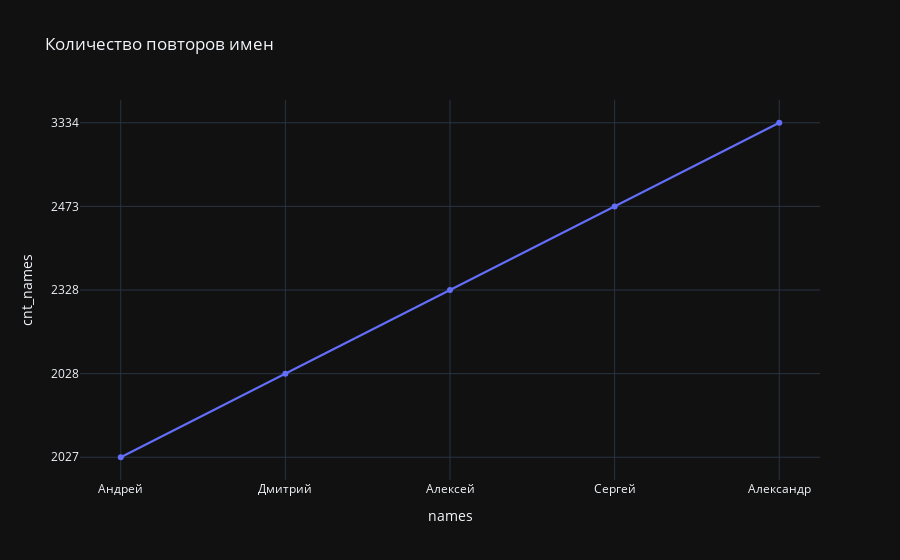

Write notebook code for a chart like this one.
### Code cell
# 'Количество повторов имен'

query = client.command("""
        SELECT names, COUNT(names) AS cnt_names FROM
        (
        SELECT SUBSTRING_INDEX(fullname, ' ', 1) AS names FROM Group_Members.example_table
        ) as t1
        GROUP BY names
        ORDER BY cnt_names DESC
        LIMIT 5;
""")

df = Create_DataFrames(query, ['names', 'cnt_names'])
df = df.sort_values('cnt_names')

fig = px.line(df,
             x='names',
             y='cnt_names',
             title='Количество повторов имен',
             template='plotly_dark', 
             markers=True
)

fig.show()

### Figure 1 — Plotly figure (JSON) as saved in the notebook; plotly's stock layout.template omitted (floating-point values rounded to 4 significant figures)
{"data": [{"hovertemplate": "names=%{x}<br>cnt_names=%{y}<extra></extra>", "legendgroup": "", "line": {"color": "#636efa", "dash": "solid"}, "marker": {"symbol": "circle"}, "mode": "lines+markers", "name": "", "orientation": "v", "showlegend": false, "type": "scatter", "x": ["Андрей", "Дмитрий", "Алексей", "Сергей", "Александр"], "xaxis": "x", "y": ["2027", "2028", "2328", "2473", "3334"], "yaxis": "y"}], "layout": {"legend": {"tracegroupgap": 0}, "title": {"text": "Количество повторов имен"}, "xaxis": {"anchor": "y", "domain": [0, 1], "title": {"text": "names"}}, "yaxis": {"anchor": "x", "domain": [0, 1], "title": {"text": "cnt_names"}}}}
